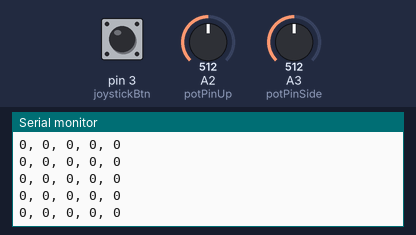
A sketch run on a simulated Arduino Uno, built with avr-gcc and run on an emulated ATmega328P. Parts: the last lines printed to the serial monitor. The test bench sets the inputs (shaded band); at power-on: A2 (potPinUp) = 512, A3 (potPinSide) = 512, pin 3 (joystickBtn) HIGH. No radio packets arrive unless stated.

Above: at 1.2 s.
1.3 s: A2 (potPinUp) set to 540
At 2.0 s:
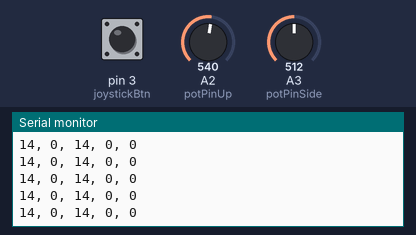
17.4 s: A3 (potPinSide) set to 513
At 18.4 s:
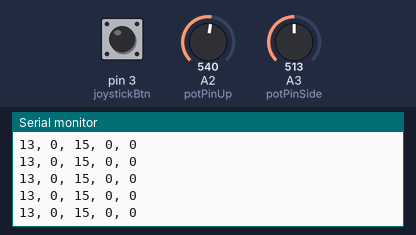
20.4 s: A3 (potPinSide) set to 544
At 21.3 s:
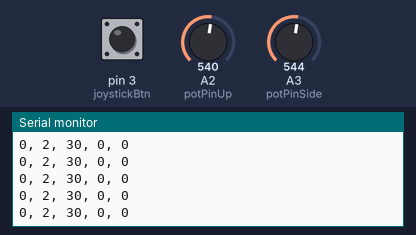
Timing chart, 0 to 22.9 s (numbered marks = the images above; inputs shaded):
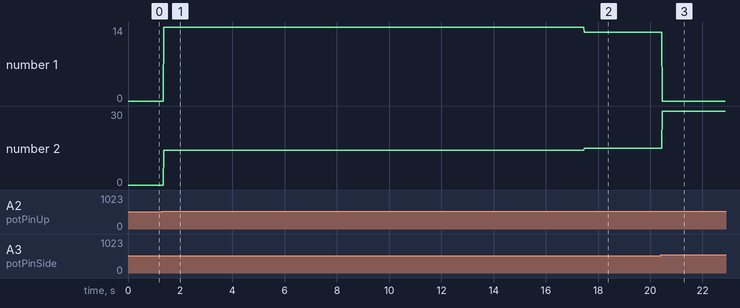

The sketch:

bot-send-v1.1.ino
```cpp
#include <nRF24L01.h>
#include <printf.h>
#include <RF24.h>
#include <RF24_config.h>

int potPinUp = A2;
int potPinSide = A3;
int potPinThrot = A1;
int potPinHeading = A0;

int upBase = 0;
int upMax = 1023;
int upRestMin = 490;
int upRestMax = 510;

int sideBase = 0;
int sideMax = 1023;
int sideRestMin = 490;
int sideRestMax = 510;

//variables to hold pot values
int upVal;
int sideVal;

//variables to perfom mixing on
int motorLeft;
int motorRight;
int forBack;

//data to send, each will be in range 0-255
int pwmMLforwards;
int pwmMLbackwards;
int pwmMRforwards;
int pwmMRbackwards;
int pwmWeapon;

//radio setups
RF24 radio(9,10);
const uint64_t pipe = 0xB4B31E2CA9LL;

uint8_t msg[5];

//click button
const int joystickBtn = 3; // digital
bool joystickBtnOnState;
int weaponOn;
int weaponOff;
int selct;


void setup() {

  weaponOff = 0;
  weaponOn = 1800;

  // make the SEL line an input
  pinMode(joystickBtn,INPUT);
  // turn on the pull-up resistor for the SEL line (see http://arduino.cc/en/Tutorial/DigitalPins)
  digitalWrite(joystickBtn,HIGH);

  // start with weapon off
  pwmWeapon = weaponOff;
  joystickBtnOnState = false;

  Serial.begin(9600);

  radio.begin();
  radio.openWritingPipe(pipe);

}

void loop() {

  //read stick poitions and constrain
  upVal = analogRead(potPinUp);
  sideVal = analogRead(potPinSide);

  upVal=constrain(upVal,upBase,upMax);
  sideVal=constrain(sideVal,sideBase,sideMax);

  //clear previous values
  motorLeft = 0;
  motorRight = 0;

  //forwards or backwards variable used to mix the turn
  //sidnals into the forwards and backwards signals
  //set to -1 for backwards to mix the turning values correctly
  forBack=1;

  //mix motors
  if (upVal < upRestMax&&upVal > upRestMin && sideVal < sideRestMax && sideVal > sideRestMin)
  {
    //motor stop contitions
    motorLeft = 0;
    motorRight = 0;
  }
  else
  {
    //analyise forwards and back position and mix to motors
    if (upVal > upRestMax)
    {
      //forwards
      motorLeft = motorLeft + map(upVal,upRestMax,upMax,0,255);
      motorRight = motorRight + map(upVal,upRestMax,upMax,0,255);
      forBack=-1;
    }
    else if (upVal < upRestMin)
    {
      //backwards
      motorLeft = motorLeft - map(upVal,upRestMin,upBase,0,255);
      motorRight = motorRight - map(upVal,upRestMin,upBase,0,255);
      forBack=1;
    }

    //analyise left right positions
    if (sideVal > sideRestMax)
    {
      //right
      motorLeft = motorLeft + (map(sideVal,sideRestMax,sideMax,0,255)*forBack);
      motorRight = motorRight - (map(sideVal,sideRestMax,sideMax,0,255)*forBack);
    } else if (sideVal < sideRestMin)
    {
      //left
      motorLeft = motorLeft - (map(sideVal,sideRestMin,sideBase,0,255)*forBack);
      motorRight = motorRight + (map(sideVal,sideRestMin,sideBase,0,255)*forBack);
    }

    //constrain mix to plus/minus pwm values
    motorLeft = constrain(motorLeft,-255,255);
    motorRight = constrain(motorRight,-255,255);

  }

  //set weapon pwm

  selct = digitalRead(joystickBtn); // will be HIGH (1) if not pressed, and LOW (0) if pressed
  if(selct == LOW)
  {
    //button pressed
    if (joystickBtnOnState == true)
    {
      pwmWeapon = weaponOff;
      joystickBtnOnState = false;

    }
    else {
      pwmWeapon = weaponOn;
      joystickBtnOnState = true;

    }
    delay(300);
  }


  //set left motor pwm
  if (motorLeft == 0)
  {
    pwmMLforwards = 0;
    pwmMLbackwards = 0;
  }
  else if(motorLeft < 0)
  {
    pwmMLforwards = 0;
    pwmMLbackwards = (motorLeft*-1);
  }
  else if(motorLeft > 0)
  {
    pwmMLforwards = motorLeft;
    pwmMLbackwards = 0;
  }

  //set right motor pwm
  if (motorRight == 0)
  {
    pwmMRforwards = 0;
    pwmMRbackwards = 0;
  }
  else if(motorRight < 0)
  {
    pwmMRforwards = 0;
    pwmMRbackwards = (motorRight*-1);
  }
  else if(motorRight > 0)
  {
    pwmMRforwards = motorRight;
    pwmMRbackwards = 0;
  }

 //send values and write to serial
  msg[0] = pwmMLforwards;
  msg[1] = pwmMLbackwards;
  msg[2] = pwmMRforwards;
  msg[3] = pwmMRbackwards;
  msg[4] = map(pwmWeapon,0,2000,0,255);
  radio.write(msg,5);
  Serial.print(pwmMLforwards);
  Serial.print(", ");
  Serial.print(pwmMLbackwards);
  Serial.print(", ");
  Serial.print(pwmMRforwards);
  Serial.print(", ");
  Serial.print(msg[3]);
  Serial.print(", ");
  Serial.println(map(pwmWeapon,0,2000,0,255));


  //delay sometimes needed. can be modified to suit
  delay(10);

}
```

Measured:
- after the input at 1.3 s, the serial monitor: prints a new line after 0.06 s (image 1)
- after the input at 17.4 s, the serial monitor: prints a new line after 0.07 s (image 2)
- after the input at 20.4 s, the serial monitor: prints a new line after 0.06 s (image 3)
- plotted number 1: 0 → 14 after the input at 1.3 s, 14 → 13 after the input at 17.4 s
- plotted number 2: 0 → 14 after the input at 1.3 s, 14 → 15 after the input at 17.4 s, 15 → 30 after the input at 20.4 s
